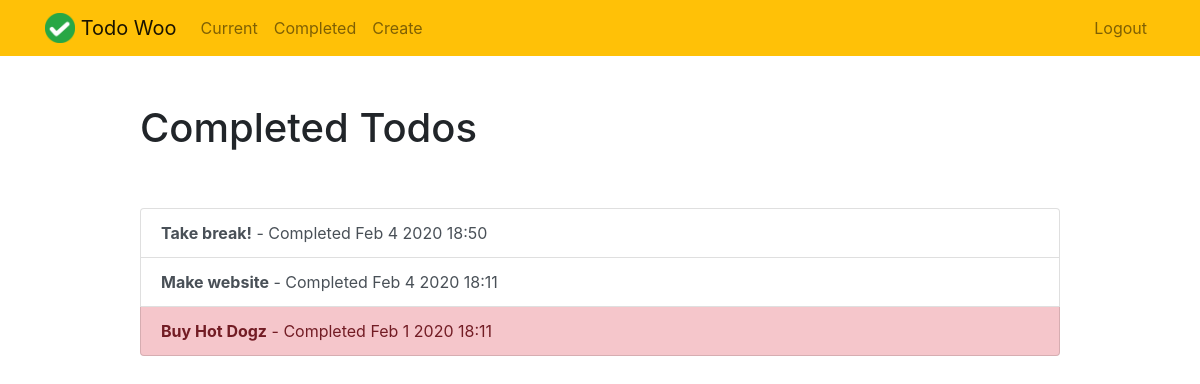
The app's page /completed/ (signed in) with its own data.
### todo/models.py (models this page shows, shortened)
class Todo(models.Model):
    title = models.CharField(max_length=100)
    memo = models.TextField(blank=True)
    created = models.DateTimeField(auto_now_add=True)
    datecompleted = models.DateTimeField(null=True, blank=True)
    important = models.BooleanField(default=False)
    user = models.ForeignKey(User, on_delete=models.CASCADE)

### todo/views.py (the view)
# urls.py: path('completed/', views.completedtodos, name='completedtodos'),
@login_required
def completedtodos(request):
    todos = Todo.objects.filter(user=request.user, datecompleted__isnull=False).order_by('-datecompleted')
    return render(request, 'todo/completedtodos.html', {'todos':todos})

### todo/templates/todo/completedtodos.html
{% extends "todo/base.html" %}
{% block content %}
    <div class="row justify-content-center mt-5">
        <div class="col-md-10">
            <h1>Completed Todos</h1>
        </div>
    </div>
    <div class="row justify-content-center mt-5">
        <div class="col-md-10">
            <div class="list-group">
                {% for todo in todos %}
                    <a href="{% url 'viewtodo' todo.id %}" class="list-group-item list-group-item-action{% if todo.important %} list-group-item-danger{% endif %}"><b>{{ todo.title }}</b> - Completed {{ todo.datecompleted|date:'M j Y H:i' }}</a>
                {% endfor %}
            </div>
        </div>
    </div>
{% endblock %}

### records on screen
Todo: title "Take break!", datecompleted "Feb 4 2020 18:50"
Todo: title "Make website", datecompleted "Feb 4 2020 18:11"
Todo: title "Buy Hot Dogz", datecompleted "Feb 1 2020 18:11"
